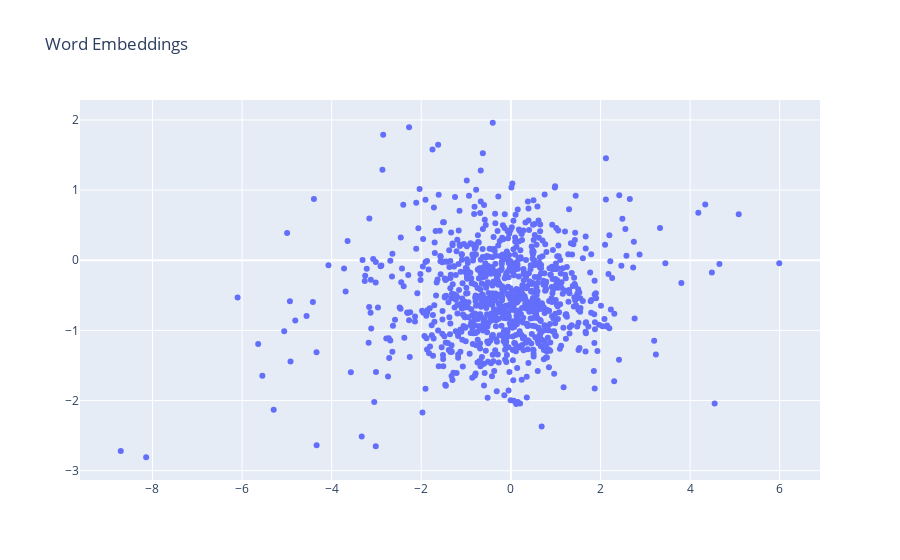

Notebook code cell kept with this figure:
### Code cell
def plot_2d_embeddings(embeddings, id_start=1, count=1000):
  # Get 1st and 2nd embedding dims for the desired tokens.
  x1 = embeddings[id_start:id_start+count, 0]
  x2 = embeddings[id_start:id_start+count, 1]
  
  # Get the corresponding words from the reverse index (for labeling).
  tokens = [tokenizer.index_word[i] for i in range(id_start, id_start+count)]

  # Plot with the plotly library.
  data = plotly.Scatter(x=x1, y=x2, text=tokens,
                        mode='markers', textposition='bottom left',
                        hoverinfo='text')
  fig = plotly.Figure(data=[data],
                      layout=plotly.Layout(title="Word Embeddings",
                                           hovermode='closest'))
  return fig

# Very frequent tokens tend to be more syntactic than semantic, so let's plot
# some rarer words.    
fig = plot_2d_embeddings(embeddings_trained_pca, id_start=1, count=1000)
fig

### Figure 1 — Plotly figure (JSON) as saved in the notebook; plotly's stock layout.template omitted (floating-point values rounded to 4 significant figures; data arrays with more than 128 entries replaced by an {"elided": "..."} marker saying what was removed)
{"data": [{"hoverinfo": "text", "mode": "markers", "text": {"elided": "1000 str values"}, "textposition": "bottom left", "type": "scatter", "x": {"elided": "1000 float values"}, "y": {"elided": "1000 float values"}}], "layout": {"hovermode": "closest", "title": {"text": "Word Embeddings"}}}
